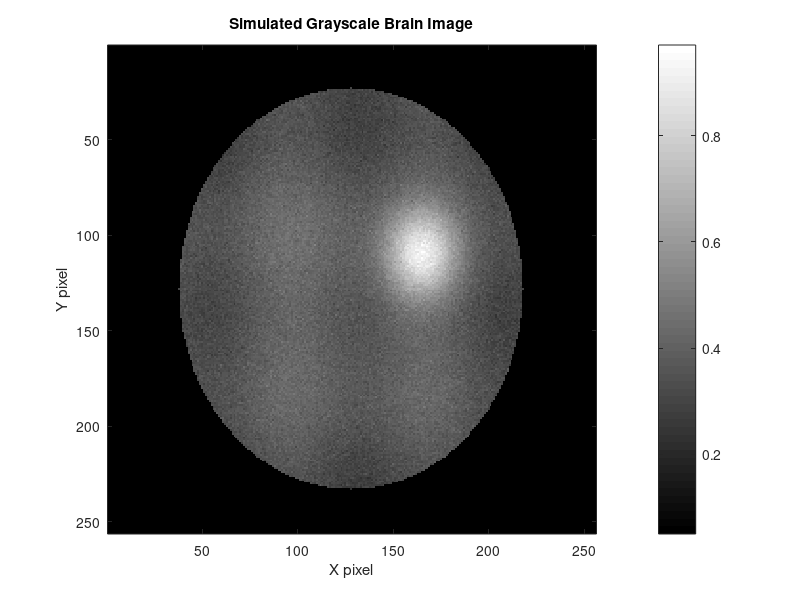
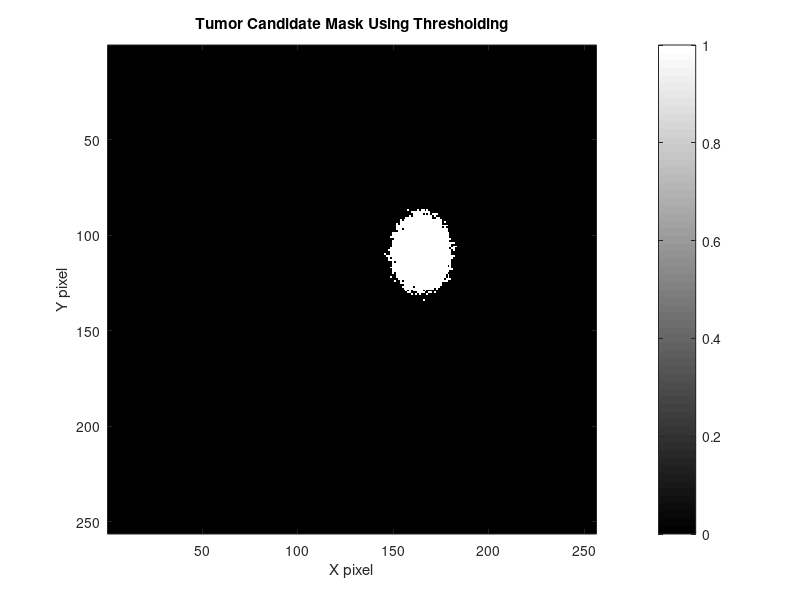
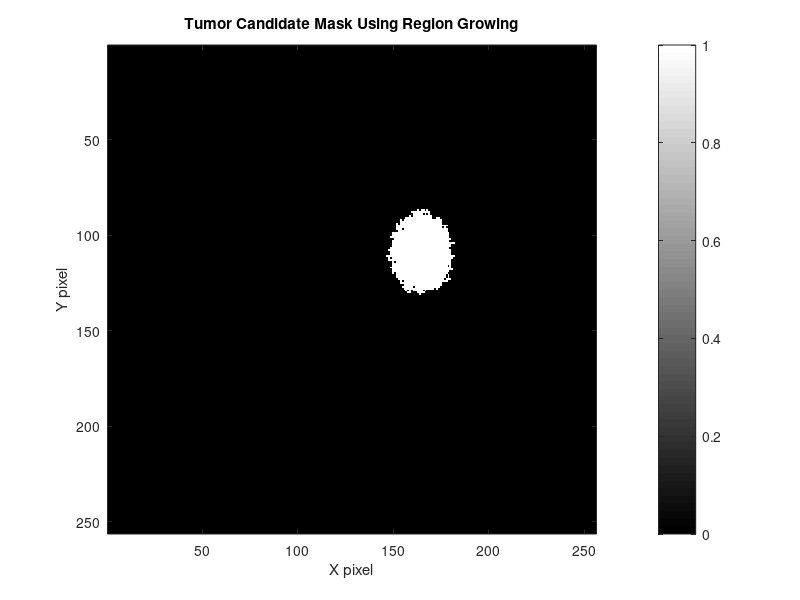
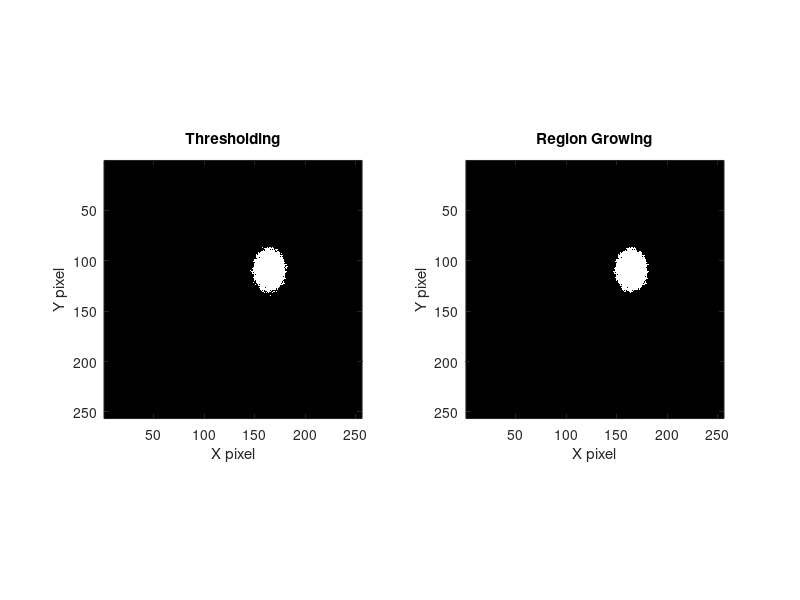

Source code (MATLAB) for these figures, in order:
%% EXPERIMENT 3: TUMOR SEGMENTATION
% Complete program:
% 1. Generate a simulated medical image
% 2. Save and load the input image
% 3. Perform threshold-based segmentation
% 4. Perform seed-based region growing
% 5. Display segmentation results
% 6. Calculate segmented area
%
% This code does not require the Image Processing Toolbox.
% The input image is simulated for educational purposes.

clear;
close all;
clc;

%% STEP 1: GENERATE A SIMULATED MEDICAL IMAGE

imageSize = 256;
[X, Y] = meshgrid(1:imageSize, 1:imageSize);

% Simulated elliptical head/brain region
centerX = 128;
centerY = 128;

brainMask = ((X-centerX).^2 / 90^2 + ...
             (Y-centerY).^2 / 105^2) <= 1;

% Create a smooth grayscale background
brainImage = 0.30 + 0.12 * ...
    exp(-((X-125).^2 + (Y-130).^2) / (2*65^2));

% Add a subtle internal tissue pattern
brainImage = brainImage ...
    + 0.035*sin(X/12) ...
    + 0.025*cos(Y/15);

% Simulate a bright tumor-like region
tumorCenterX = 165;
tumorCenterY = 110;
tumorSigmaX = 13;
tumorSigmaY = 16;

simulatedTumor = 0.48 * exp( ...
    -(((X-tumorCenterX).^2)/(2*tumorSigmaX^2) ...
    + ((Y-tumorCenterY).^2)/(2*tumorSigmaY^2)));

brainImage = brainImage + simulatedTumor;

% Add random noise
rng(3);
brainImage = brainImage + 0.025*randn(size(brainImage));

% Set background outside the brain
brainImage(~brainMask) = 0.05;

% Keep image intensities between 0 and 1
brainImage = max(0, min(1, brainImage));

% Save the simulated input image
filename = 'tumor_sample.mat';
save(filename, 'brainImage');

fprintf('STEP 1: Simulated medical image created.\n');
fprintf('Input file saved as %s\n', filename);

%% STEP 2: LOAD THE INPUT IMAGE

S = load(filename);
brainImage = double(S.brainImage);

[rows, cols] = size(brainImage);

fprintf('\nSTEP 2: Image loaded successfully.\n');
fprintf('Image size = %d x %d pixels\n', rows, cols);

%% STEP 3: DISPLAY THE ORIGINAL IMAGE

figure('Name', 'Figure 1 - Original Image');

imagesc(brainImage);
axis image;
colormap gray;
colorbar;
title('Simulated Grayscale Brain Image');
xlabel('X pixel');
ylabel('Y pixel');

%% STEP 4: APPLY THRESHOLDING

% Threshold selected for this simulated image
threshold = 0.62;

% Candidate bright regions
thresholdMask = brainImage >= threshold;

% Exclude the background outside the brain
thresholdMask = thresholdMask & brainMask;

figure('Name', 'Figure 2 - Threshold Segmentation');

imagesc(thresholdMask);
axis image;
colormap gray;
colorbar;
title('Tumor Candidate Mask Using Thresholding');
xlabel('X pixel');
ylabel('Y pixel');

%% STEP 5: REGION GROWING FROM A SEED POINT

% Seed point placed inside the simulated tumor
seedX = tumorCenterX;
seedY = tumorCenterY;

seedIndex = sub2ind([rows, cols], seedY, seedX);

% Intensity criterion for region growing
% Neighbouring pixels must be brighter than this value.
regionThreshold = 0.62;

% Initialise the segmentation mask
regionMask = false(rows, cols);

% Queue for breadth-first region growing
maxPixels = rows * cols;
queue = zeros(maxPixels, 1);

head = 1;
tail = 1;

queue(tail) = seedIndex;
regionMask(seedIndex) = true;

while head <= tail

    currentIndex = queue(head);
    head = head + 1;

    [currentY, currentX] = ind2sub( ...
        [rows, cols], currentIndex);

    % Four-connected neighbours
    neighbours = [
        currentY-1, currentX
        currentY+1, currentX
        currentY,   currentX-1
        currentY,   currentX+1
    ];

    for n = 1:4

        ny = neighbours(n, 1);
        nx = neighbours(n, 2);

        % Check image boundaries
        if ny < 1 || ny > rows || nx < 1 || nx > cols
            continue;
        end

        neighbourIndex = sub2ind([rows, cols], ny, nx);

        % Add pixels satisfying the intensity criterion
        if ~regionMask(neighbourIndex) ...
                && brainMask(neighbourIndex) ...
                && brainImage(neighbourIndex) >= regionThreshold

            regionMask(neighbourIndex) = true;

            tail = tail + 1;
            queue(tail) = neighbourIndex;
        end
    end
end

figure('Name', 'Figure 3 - Region Growing');

imagesc(regionMask);
axis image;
colormap gray;
colorbar;
title('Tumor Candidate Mask Using Region Growing');
xlabel('X pixel');
ylabel('Y pixel');

%% STEP 6: COMPARE BOTH SEGMENTATION METHODS

figure('Name', 'Figure 4 - Segmentation Comparison');

subplot(1, 2, 1);
imagesc(thresholdMask);
axis image;
colormap gray;
title('Thresholding');
xlabel('X pixel');
ylabel('Y pixel');

subplot(1, 2, 2);
imagesc(regionMask);
axis image;
colormap gray;
title('Region Growing');
xlabel('X pixel');
ylabel('Y pixel');

%% STEP 7: OVERLAY THE SEGMENTED REGION

figure('Name', 'Figure 5 - Segmentation Overlay');

imagesc(brainImage);
axis image;
colormap gray;
colorbar;
hold on;

% Outline the region-growing mask using boundary transitions
boundaryMask = false(rows, cols);

for r = 2:rows-1
    for c = 2:cols-1

        if regionMask(r,c)

            if ~regionMask(r-1,c) || ...
               ~regionMask(r+1,c) || ...
               ~regionMask(r,c-1) || ...
               ~regionMask(r,c+1)

                boundaryMask(r,c) = true;
            end
        end
    end
end

[boundaryY, boundaryX] = find(boundaryMask);

plot(boundaryX, boundaryY, 'r.', 'MarkerSize', 5);
plot(seedX, seedY, 'go', ...
    'MarkerFaceColor', 'g', 'MarkerSize', 8);

title('Region-Growing Segmentation Overlay');
xlabel('X pixel');
ylabel('Y pixel');
legend('Tumor candidate boundary', 'Seed point');
hold off;

%% STEP 8: CALCULATE SEGMENTED AREA

thresholdArea = sum(thresholdMask(:));
regionArea = sum(regionMask(:));

% Each pixel represents one pixel-area unit
pixelArea = 1;

thresholdAreaUnits = thresholdArea * pixelArea;
regionAreaUnits = regionArea * pixelArea;

%% STEP 9: DISPLAY RESULTS

fprintf('\n========================================\n');
fprintf('       EXPERIMENT 3 RESULTS\n');
fprintf('========================================\n');

fprintf('Input file = %s\n', filename);
fprintf('Image dimensions = %d x %d pixels\n', rows, cols);
fprintf('Threshold value = %.2f\n', threshold);
fprintf('Region-growing threshold = %.2f\n', regionThreshold);
fprintf('Seed point = (%d, %d)\n', seedX, seedY);

fprintf('\nThresholding segmented area = %d pixels\n', ...
    thresholdAreaUnits);

fprintf('Region-growing segmented area = %d pixels\n', ...
    regionAreaUnits);

fprintf('========================================\n');
fprintf('Experiment 3 completed successfully.\n');
